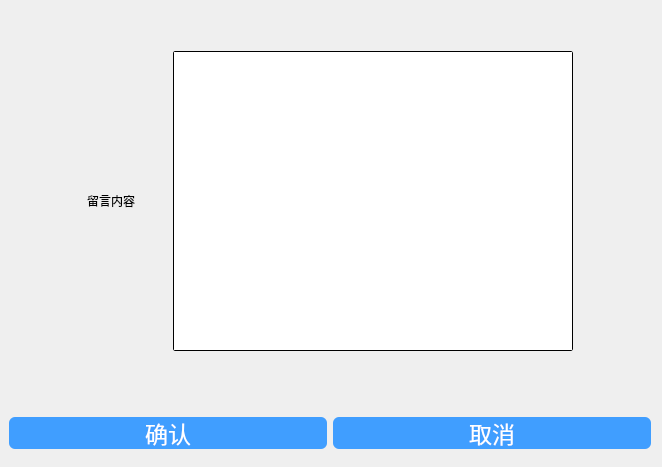
<?xml version="1.0" encoding="UTF-8"?>
<ui version="4.0">
 <class>win_note</class>
 <widget class="QDialog" name="win_note">
  <property name="geometry">
   <rect>
    <x>0</x>
    <y>0</y>
    <width>662</width>
    <height>467</height>
   </rect>
  </property>
  <property name="windowTitle">
   <string>Dialog</string>
  </property>
  <property name="styleSheet">
   <string notr="true">QLabel#label, QLabel#label_3{font:25px'黑体';}
QTextEdit{border-radius:2px;min-height:48px; border:1px solid black; font:20px}
QPushButton{border-radius:6px;background:#409eff;color:white;font-size:23px}
QWidget#bg{background:white;}</string>
  </property>
  <widget class="QWidget" name="widget" native="true">
   <property name="geometry">
    <rect>
     <x>0</x>
     <y>0</y>
     <width>660</width>
     <height>511</height>
    </rect>
   </property>
   <layout class="QGridLayout" name="gridLayout_2">
    <item row="1" column="2">
     <widget class="QTextEdit" name="textEdit_2">
      <property name="maximumSize">
       <size>
        <width>400</width>
        <height>300</height>
       </size>
      </property>
     </widget>
    </item>
    <item row="1" column="1">
     <widget class="QLabel" name="label">
      <property name="text">
       <string>留言内容</string>
      </property>
     </widget>
    </item>
    <item row="2" column="0" colspan="4">
     <widget class="QWidget" name="widget_2" native="true">
      <property name="minimumSize">
       <size>
        <width>100</width>
        <height>0</height>
       </size>
      </property>
      <property name="maximumSize">
       <size>
        <width>16777215</width>
        <height>50</height>
       </size>
      </property>
      <layout class="QGridLayout" name="gridLayout_3">
       <item row="1" column="1">
        <widget class="QPushButton" name="pushButton_2">
         <property name="minimumSize">
          <size>
           <width>100</width>
           <height>25</height>
          </size>
         </property>
         <property name="text">
          <string>取消</string>
         </property>
        </widget>
       </item>
       <item row="1" column="0">
        <widget class="QPushButton" name="pushButton">
         <property name="minimumSize">
          <size>
           <width>100</width>
           <height>25</height>
          </size>
         </property>
         <property name="text">
          <string>确认</string>
         </property>
        </widget>
       </item>
      </layout>
     </widget>
    </item>
   </layout>
  </widget>
 </widget>
 <resources/>
 <connections/>
</ui>
